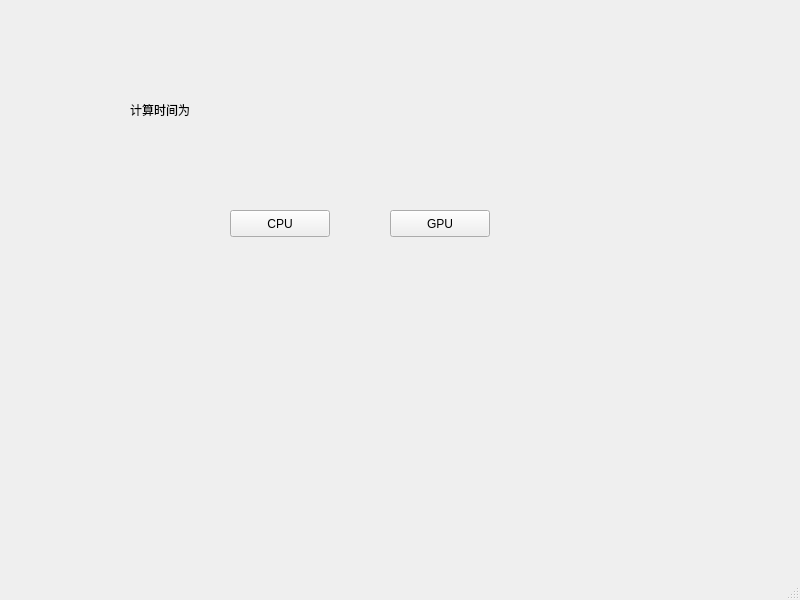
<?xml version="1.0" encoding="UTF-8"?>
<ui version="4.0">
 <class>MainWindow</class>
 <widget class="QMainWindow" name="MainWindow">
  <property name="geometry">
   <rect>
    <x>0</x>
    <y>0</y>
    <width>800</width>
    <height>600</height>
   </rect>
  </property>
  <property name="windowTitle">
   <string>MainWindow</string>
  </property>
  <widget class="QWidget" name="centralwidget">
   <widget class="QPushButton" name="pushButtonCPU">
    <property name="geometry">
     <rect>
      <x>230</x>
      <y>210</y>
      <width>100</width>
      <height>27</height>
     </rect>
    </property>
    <property name="text">
     <string>CPU</string>
    </property>
   </widget>
   <widget class="QPushButton" name="pushButtonGPU">
    <property name="geometry">
     <rect>
      <x>390</x>
      <y>210</y>
      <width>100</width>
      <height>27</height>
     </rect>
    </property>
    <property name="text">
     <string>GPU</string>
    </property>
   </widget>
   <widget class="QLabel" name="label">
    <property name="geometry">
     <rect>
      <x>130</x>
      <y>100</y>
      <width>76</width>
      <height>19</height>
     </rect>
    </property>
    <property name="text">
     <string>计算时间为</string>
    </property>
   </widget>
   <widget class="QLabel" name="label_time">
    <property name="geometry">
     <rect>
      <x>220</x>
      <y>100</y>
      <width>76</width>
      <height>19</height>
     </rect>
    </property>
    <property name="text">
     <string/>
    </property>
   </widget>
  </widget>
  <widget class="QMenuBar" name="menubar">
   <property name="geometry">
    <rect>
     <x>0</x>
     <y>0</y>
     <width>800</width>
     <height>29</height>
    </rect>
   </property>
  </widget>
  <widget class="QStatusBar" name="statusbar"/>
 </widget>
 <resources/>
 <connections/>
</ui>
